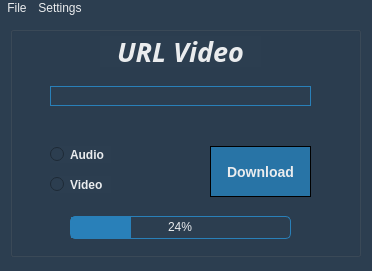
<?xml version="1.0" encoding="UTF-8"?>
<ui version="4.0">
 <class>MainWindow</class>
 <widget class="QMainWindow" name="MainWindow">
  <property name="geometry">
   <rect>
    <x>0</x>
    <y>0</y>
    <width>372</width>
    <height>271</height>
   </rect>
  </property>
  <property name="windowTitle">
   <string>Fast  Downloader</string>
  </property>
  <property name="windowIcon">
   <iconset>
    <normaloff>img/IMG-MainIcon.png</normaloff>img/IMG-MainIcon.png</iconset>
  </property>
  <property name="windowOpacity">
   <double>1.000000000000000</double>
  </property>
  <property name="styleSheet">
   <string notr="true">background-color: rgb(44, 62, 80);</string>
  </property>
  <widget class="QWidget" name="centralwidget">
   <widget class="QGroupBox" name="groupBox">
    <property name="geometry">
     <rect>
      <x>10</x>
      <y>10</y>
      <width>351</width>
      <height>231</height>
     </rect>
    </property>
    <property name="title">
     <string/>
    </property>
    <widget class="QLabel" name="LblUrl">
     <property name="geometry">
      <rect>
       <x>90</x>
       <y>10</y>
       <width>161</width>
       <height>31</height>
      </rect>
     </property>
     <property name="font">
      <font>
       <family>Century Gothic</family>
       <pointsize>20</pointsize>
       <weight>75</weight>
       <italic>true</italic>
       <bold>true</bold>
      </font>
     </property>
     <property name="styleSheet">
      <string notr="true">color: rgb(234, 236, 238);</string>
     </property>
     <property name="text">
      <string>URL Video</string>
     </property>
     <property name="alignment">
      <set>Qt::AlignCenter</set>
     </property>
    </widget>
    <widget class="QLineEdit" name="txtLink">
     <property name="geometry">
      <rect>
       <x>40</x>
       <y>60</y>
       <width>261</width>
       <height>20</height>
      </rect>
     </property>
     <property name="styleSheet">
      <string notr="true">QLineEdit#txtLink{
border: 1px solid rgb(41, 128, 185);
color: rgb(234, 236, 238);
font:bold;
}</string>
     </property>
    </widget>
    <widget class="QPushButton" name="BtnDownload">
     <property name="geometry">
      <rect>
       <x>200</x>
       <y>120</y>
       <width>101</width>
       <height>51</height>
      </rect>
     </property>
     <property name="styleSheet">
      <string notr="true">QPushButton#BtnDownload{
border: 1px solid black;
color: rgb(234, 236, 238);
font: bold 14px;
background: rgb(40, 116, 166);
}

QPushButton#BtnDownload:hover
{
background: rgb(33, 97, 140);
}

QPushButton#BtnDownload:pressed{
background: rgb(27, 79, 114);
}</string>
     </property>
     <property name="text">
      <string>Download</string>
     </property>
    </widget>
    <widget class="QRadioButton" name="RdbAudio">
     <property name="geometry">
      <rect>
       <x>40</x>
       <y>120</y>
       <width>61</width>
       <height>17</height>
      </rect>
     </property>
     <property name="styleSheet">
      <string notr="true">QRadioButton
{
	color: rgb(234, 236, 238);
	font: bold 12px;
}

QRadioButton#RdbAudio:hover{
color: rgb(40, 116, 166);
}</string>
     </property>
     <property name="text">
      <string>Audio</string>
     </property>
    </widget>
    <widget class="QRadioButton" name="RdbVideo">
     <property name="geometry">
      <rect>
       <x>40</x>
       <y>150</y>
       <width>61</width>
       <height>17</height>
      </rect>
     </property>
     <property name="styleSheet">
      <string notr="true">QRadioButton
{
	color: rgb(234, 236, 238);
	font: bold 12px;
}

QRadioButton#RdbVideo:hover{
color: rgb(231, 76, 60);
}</string>
     </property>
     <property name="text">
      <string>Video</string>
     </property>
    </widget>
    <widget class="QProgressBar" name="ProgressBar">
     <property name="geometry">
      <rect>
       <x>60</x>
       <y>190</y>
       <width>221</width>
       <height>23</height>
      </rect>
     </property>
     <property name="styleSheet">
      <string notr="true">QProgressBar {
    border: 1px solid rgb(41, 128, 185);
    border-radius: 5px;
	text-align: center;
	color:rgb(234, 236, 238);
}

QProgressBar::chunk {
    background-color: #2980B9;
    width: 10px;
  
}</string>
     </property>
     <property name="value">
      <number>24</number>
     </property>
    </widget>
   </widget>
  </widget>
  <widget class="QMenuBar" name="menubar">
   <property name="geometry">
    <rect>
     <x>0</x>
     <y>0</y>
     <width>372</width>
     <height>18</height>
    </rect>
   </property>
   <property name="styleSheet">
    <string notr="true">QMenu {
    background-color: rgb(44, 62, 80);
    margin: 2px; /* some spacing around the menu */
    color:rgb(234, 236, 238);
}

QMenu::item {
    padding: 2px 25px 2px 20px;
    border: 1px solid transparent; /* reserve space for selection border */
	border-radius: 4px;
}

QMenu::item:selected {
    border-color: darkblue;
    background: rgba(27, 79, 114, 150);
}


QMenuBar {
    background-color: rgb(44, 62, 80);
    spacing: 3px; /* spacing between menu bar items */
	color: rgb(234, 236, 238);
}

QMenuBar::item {
    padding: 1px 4px;
    background: transparent;
    border-radius: 4px;
}

QMenuBar::item:selected { /* when selected using mouse or keyboard */
    background: rgb(40, 116, 166);
}</string>
   </property>
   <widget class="QMenu" name="menuFile">
    <property name="title">
     <string>File</string>
    </property>
    <addaction name="actionDownloadList"/>
   </widget>
   <widget class="QMenu" name="menuSettings">
    <property name="title">
     <string>Settings</string>
    </property>
    <addaction name="actionPreferences"/>
   </widget>
   <addaction name="menuFile"/>
   <addaction name="menuSettings"/>
  </widget>
  <action name="actionDownloadList">
   <property name="text">
    <string>Download Video List</string>
   </property>
  </action>
  <action name="actionPreferences">
   <property name="text">
    <string>Preferences...</string>
   </property>
  </action>
 </widget>
 <resources/>
 <connections/>
</ui>
